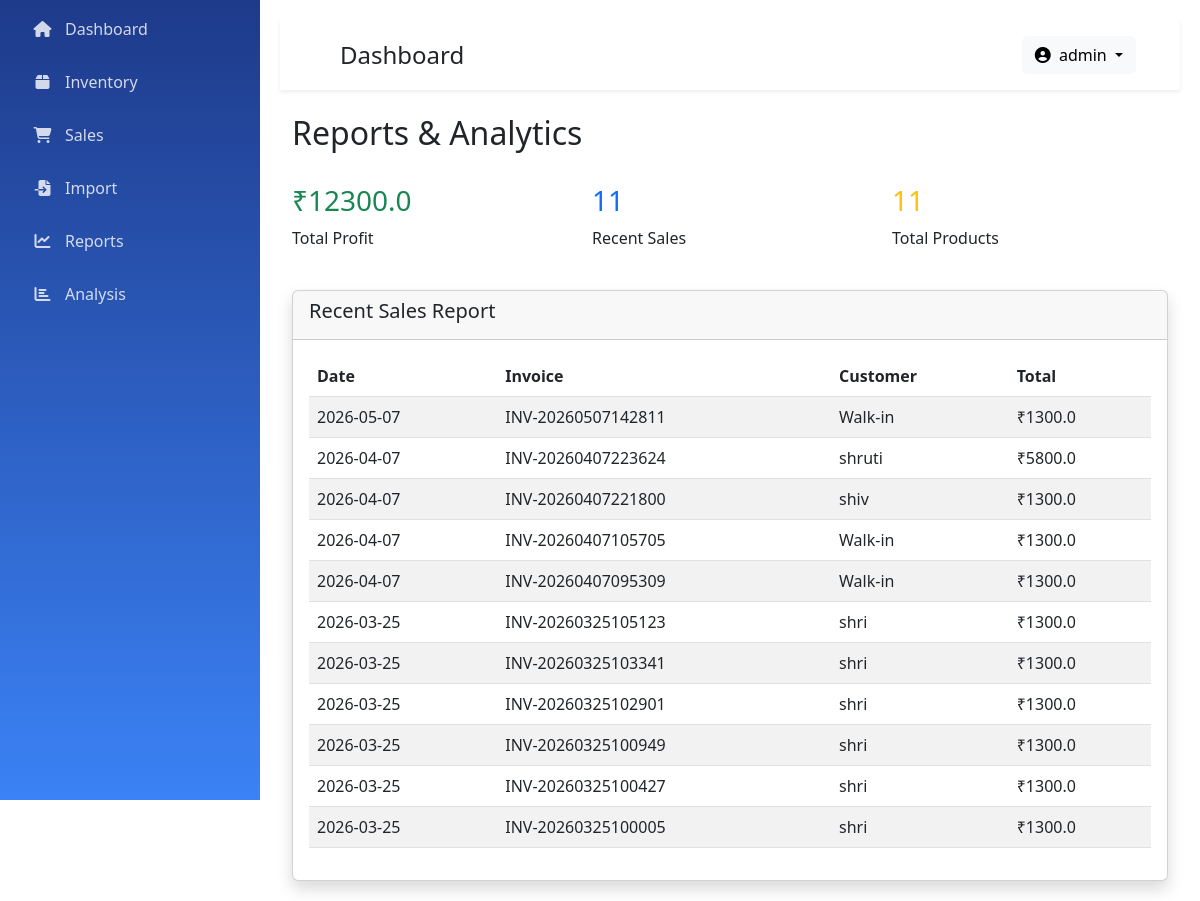
Screenshot of /reports (signed in) with the database file from the repository.
### models.py (models this page shows, shortened)
class User(UserMixin, db.Model):
    id = db.Column(db.Integer, primary_key=True)
    username = db.Column(db.String(150), unique=True, nullable=False)
    password_hash = db.Column(db.String(150), nullable=False)
    created_at = db.Column(db.DateTime, default=datetime.utcnow)

class Sale(db.Model):
    id = db.Column(db.Integer, primary_key=True)
    invoice_number = db.Column(db.String(50), unique=True)
    date = db.Column(db.DateTime, default=datetime.utcnow)
    total_amount = db.Column(db.Float)
    customer_id = db.Column(db.Integer, db.ForeignKey('customer.id'))
    items = db.relationship('SaleItem', backref='sale', lazy=True)

class Customer(db.Model):
    id = db.Column(db.Integer, primary_key=True)
    name = db.Column(db.String(100), nullable=False)
    phone = db.Column(db.String(20))
    email = db.Column(db.String(100))
    address = db.Column(db.Text)
    created_at = db.Column(db.DateTime, default=datetime.utcnow)
    sales = db.relationship('Sale', backref='customer', lazy=True)

### app.py (the view)
@app.route('/reports')
@login_required
def reports():
    sales = Sale.query.order_by(Sale.date.desc()).all()
    total_profit = db.session.query(db.func.sum(SaleItem.profit)).scalar() or 0
    total_products = db.session.query(db.func.sum(SaleItem.quantity)).scalar() or 0
    return render_template(
        'reports.html',
        sales=sales,
        total_profit=total_profit,
        total_products=total_products
    )

### app.py (called while the page is built)
@login_manager.user_loader
def load_user(user_id):
    return User.query.get(int(user_id))

### templates/reports.html
{% extends "base.html" %}
{% block content %}
<div class="container-fluid">
    <div class="d-flex justify-content-between align-items-center mb-4">
        <h2>Reports & Analytics</h2>
    </div>
    <div class="row mb-4">
        <div class="col-md-4">
            <div class="stat-card">
                <h3 class="text-success">₹{{ total_profit }}</h3>
                <p>Total Profit</p>
            </div>
        </div>
        <div class="col-md-4">
            <div class="stat-card">
                <h3 class="text-primary">{{ sales|length }}</h3>
                <p>Recent Sales</p>
            </div>
        </div>
        <div class="col-md-4">
            <div class="stat-card">
                <h3 class="text-warning">{{ total_products }}</h3>
                <p>Total Products</p>
            </div>
        </div>
    </div>
    <div class="card shadow">
        <div class="card-header">
            <h5>Recent Sales Report</h5>
        </div>
        <div class="card-body">
            <table class="table table-striped">
                <thead>
                    <tr>
                        <th>Date</th>
                        <th>Invoice</th>
                        <th>Customer</th>
                        <th>Total</th>
                    </tr>
                </thead>
                <tbody>
                    {% for sale in sales %}
                    <tr>
                        <td>{{ sale.date.strftime('%Y-%m-%d') }}</td>
                        <td>{{ sale.invoice_number }}</td>
                        <td>
                            {% if sale.customer %}
                                {{ sale.customer.name }}
                            {% else %}
                                Walk-in
                            {% endif %}
                        </td>
                        <td>₹{{ sale.total_amount }}</td>
                    </tr>
                    {% endfor %}
                </tbody>
            </table>
        </div>
    </div>
</div>
{% endblock %}

### templates/components/navbar.html (shortened to what this page needs)
<nav class="navbar navbar-expand-lg navbar-light bg-white shadow-sm mb-4">
    <div class="container-fluid">
        <h4 class="mb-0 ms-3 text-dark">{{ title|default('Dashboard') }}</h4>
        <div class="ms-auto">
            <div class="dropdown">
                <button class="btn btn-light dropdown-toggle" type="button" id="userDropdown" data-bs-toggle="dropdown">
                    <i class="fas fa-user-circle me-1"></i> {{ current_user.username }}
                </button>
            </div>
        </div>
    </div>
</nav>

### static/css/style.css (style rules this page uses)
.navbar { padding:1rem 2rem; }

### static/css/dashboard.css (style rules this page uses)
.stat-card { position: relative; overflow: hidden; }
.stat-card::after { content: ''; position: absolute; top: -50%; right: -50%; width: 100%; height: 100%; background: radial-gradient(circle, rgba(255,255,255,0.1) 0%, transparent 70%); transform: rotate(45deg); transition: all 0.5s; }

### rows the page displays
User: username "admin"
Sale: date "2026-05-07", invoice_number "INV-20260507142811", shows "Walk-in", total_amount "1300.0"
Sale: date "2026-04-07", invoice_number "INV-20260407223624", customer.name "shruti", total_amount "5800.0"
Sale: date "2026-04-07", invoice_number "INV-20260407221800", customer.name "shiv", total_amount "1300.0"
Sale: date "2026-04-07", invoice_number "INV-20260407105705", shows "Walk-in", total_amount "1300.0"
Sale: date "2026-04-07", invoice_number "INV-20260407095309", shows "Walk-in", total_amount "1300.0"
Sale: date "2026-03-25", invoice_number "INV-20260325105123", customer.name "shri", total_amount "1300.0"
Sale: date "2026-03-25", invoice_number "INV-20260325103341", customer.name "shri", total_amount "1300.0"
Sale: date "2026-03-25", invoice_number "INV-20260325102901", customer.name "shri", total_amount "1300.0"
Sale: date "2026-03-25", invoice_number "INV-20260325100949", customer.name "shri", total_amount "1300.0"
Sale: date "2026-03-25", invoice_number "INV-20260325100427", customer.name "shri", total_amount "1300.0"
Sale: date "2026-03-25", invoice_number "INV-20260325100005", customer.name "shri", total_amount "1300.0"

### other values shown
{{ title|default('Dashboard') }} "Dashboard"
{{ total_profit }} "12300.0"
{{ sales|length }} "11"
{{ total_products }} "11"
